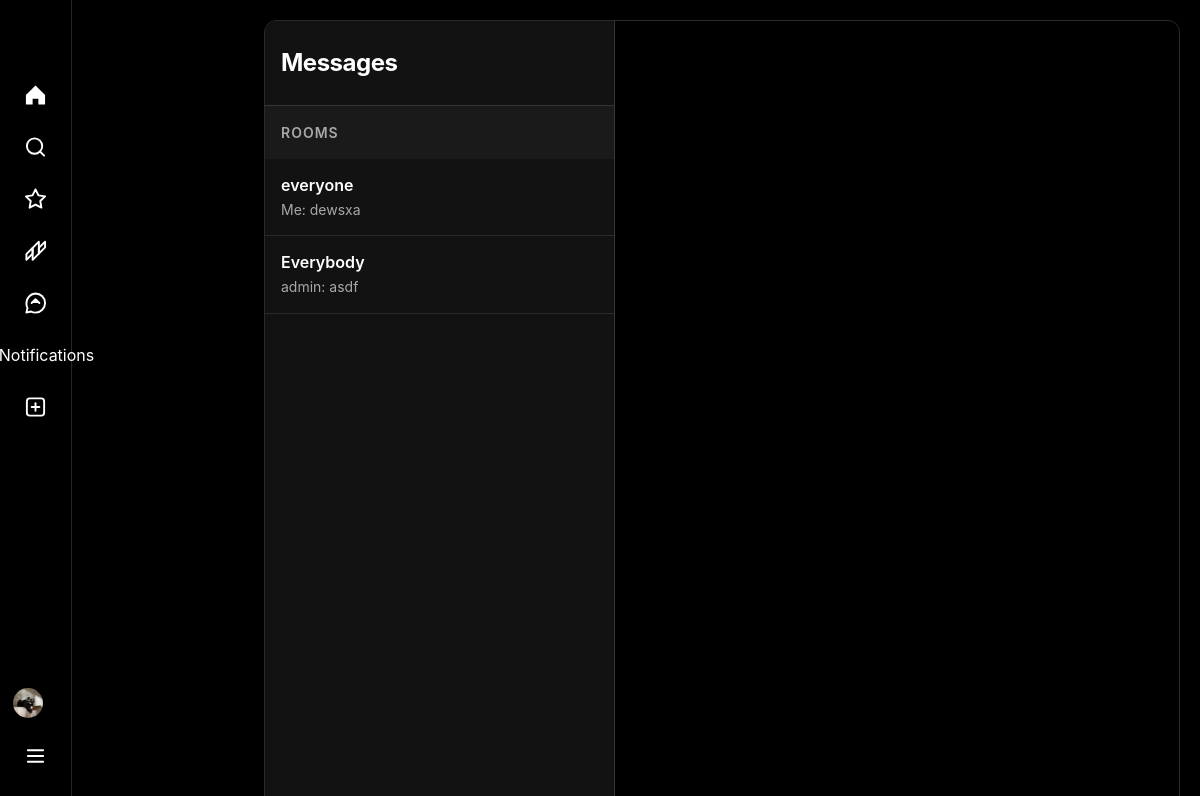
The app's page /chat/home/ (signed in), older data.
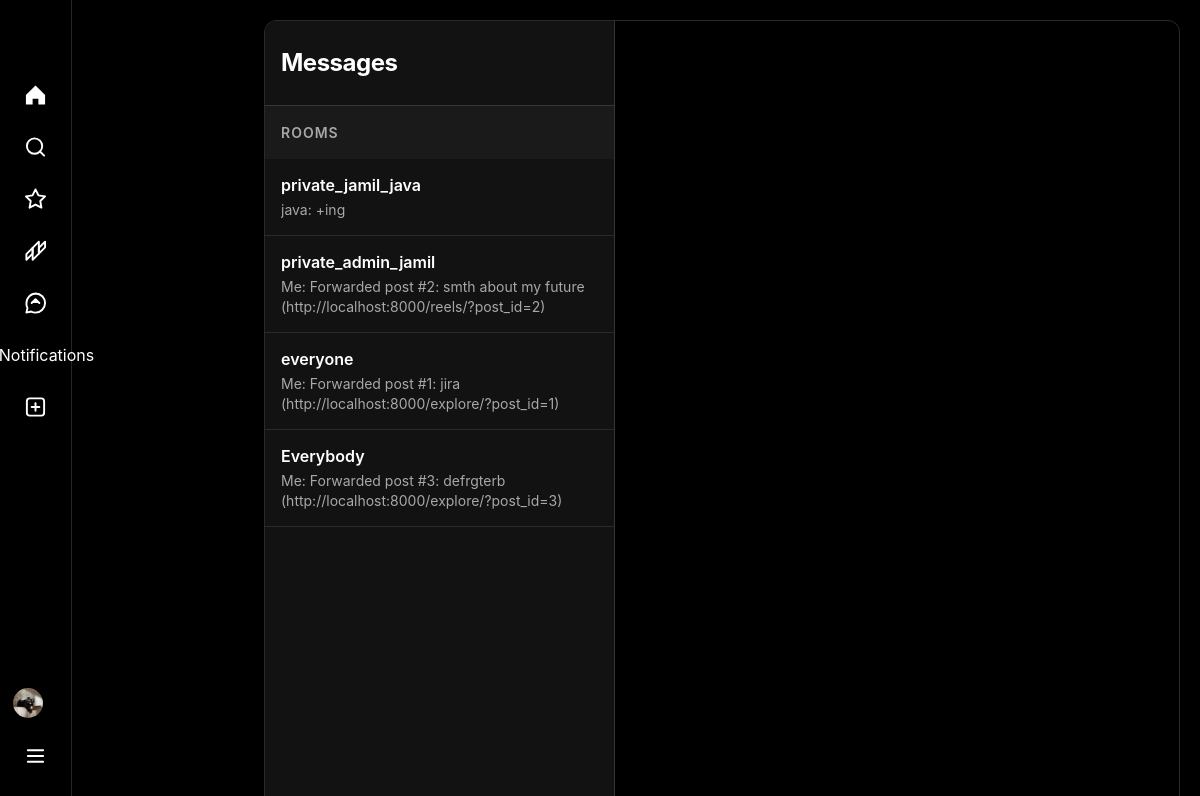
The same page, newer data.
### users/models.py (models this page shows, shortened)
class UserModel(AbstractUser):
    bio = models.CharField(max_length=255, null=True, blank=True)
    avatar = models.ImageField(upload_to='user/avatars/', null=True, blank=True)
    website = models.URLField(null=True, blank=True)
    class GenderChoice(models.TextChoices):
        MALE = 'MALE', 'Male'
        FEMALE = 'FEMALE', 'Female'
        NOT_GIVEN = "NOT_GIVEN", "Not given"
    gender = models.CharField(
        max_length=10,
        choices=GenderChoice.choices,
        default=GenderChoice.NOT_GIVEN,
        null=True,
        blank=True
    )

### chat/models.py (models this page shows, shortened)
class Room(models.Model):
    CHAT_TYPE_CHOICES = [
        ('private', 'Private'),
        ('public', 'Public'),
    ]
    room_name = models.CharField(max_length=100, unique=True)
    members = models.ManyToManyField(UserModel, related_name='chats')
    chat_type = models.CharField(max_length=10, choices=CHAT_TYPE_CHOICES, default='public')

class Message(models.Model):
    room = models.ForeignKey(Room, on_delete=models.CASCADE, related_name='messages')
    message = models.CharField(max_length=255)
    sender = models.ForeignKey(UserModel, on_delete=models.CASCADE)
    post = models.ForeignKey(PostModel, null=True, blank=True, on_delete=models.SET_NULL)
    created_at = models.DateTimeField(auto_now_add=True)

### chat/views.py (the view)
# urls.py: path('home/', views.chats_list, name='chats'),
def chats_list(request):
    rooms = request.user.chats.order_by('-room_name')
    users = UserModel.objects.exclude(id=request.user.id).order_by('username')
    q = request.GET.get("q")
    if q:
        users = users.filter(username__icontains=q)
    context = {
        'rooms': rooms,
        'users': users,
    }
    return render(request, 'chats.html', context)

### templates/chats.html (shortened to what this page needs)
{% extends "base.html" %}
{% load static %}
{% block content %}
<div class="messages-container">
    <div class="messages-sidebar">
        <div class="messages-header">
            <h2>Messages</h2>
        </div>
        <div class="rooms-header">Rooms</div>
        {% if filtered_queryset %}
        {% for query in filtered_queryset %}
        <div class="room-item">
            <a href="{% url 'room' room_name=query.room_name %}">
                <div class="room-name">{{ query.room_name }}</div>
                <div class="room-preview">
                    {% if query.messages.last.sender == request.user %}
                    Me: {{ query.messages.last.message }}
                    {% else %}
                    {{ query.messages.last.sender.username }}: {{ query.messages.last.message }}
                    {% endif %}
                </div>
            </a>
        </div>
        {% endfor %}
        {% else %}
        {% for room in rooms %}
        <div class="room-item">
            <a href="{% url 'room' room_name=room.room_name  %}">
                <div class="room-name">{{ room.room_name }}</div>
                <div class="room-preview">
                    {% if room.messages.last.sender == request.user %}
                    Me: {{ room.messages.last.message }}
                    {% else %}
                    {% if room.messages.last.sender.username %}
                    {{ room.messages.last.sender.username }}: {{ room.messages.last.message }}
                    {% else %}
                    Start a conversation
                    {% endif %}
                    {% endif %}
                </div>
            </a>
        </div>
        {% empty %}
        <div class="empty-state">
            <i class="fa-regular fa-comment-dots"></i>
            <p>No rooms yet</p>
            <p>Create a room to start messaging</p>
        </div>
        {% endfor %}
        {% endif %}
    </div>
</div>
{% endblock %}

### templates/base.html (shortened to what this page needs)
{% load static %}
<!DOCTYPE html>
<html lang="en">
<head>
    <link rel="stylesheet" href="{% static 'css/style.css' %}">
    <link
      rel="stylesheet"
      href="https://cdnjs.cloudflare.com/ajax/libs/font-awesome/6.5.1/css/all.min.css"
    /></head>
    <link rel="stylesheet" href="https://unpkg.com/leaflet@1.9.4/dist/leaflet.css" />
<body class="{% block body_class %}{% endblock %}">
    <div class="main-container">
        {% include 'header.html' %}
        <main class="main-content">
            {% block content %}{% endblock %}
        </main>
    </div>
</body>
</html>

### templates/header.html (shortened to what this page needs)
<nav class="sidebar">
    <div class="sidebar-logo">
    </div>
    <ul class="sidebar-nav">
        <li>
            <a href="{% url 'home' %}" class="{% block home_active %}{% endblock %}">
                <svg class="icon" viewBox="0 0 24 24" fill="none" stroke="currentColor" stroke-width="2">
                    <path d="M22 12.01L12.01 2L2 12.01V21C2 21.55 2.45 22 3 22H9V16H15V22H21C21.55 22 22 21.55 22 21V12.01Z"
                          stroke="none" fill="currentColor"/>
                </svg>
            </a>
        </li>
        <li>
            <a href="{% url 'search' %}" class="{% block search_active %}{% endblock %}">
                <svg class="icon" viewBox="0 0 24 24" fill="none" stroke="currentColor" stroke-width="2.5">
                    <circle cx="11" cy="11" r="8" stroke="currentColor" fill="none"/>
                    <path d="m21 21-4.35-4.35" stroke="currentColor" stroke-linecap="round"/>
                </svg>
            </a>
        </li>
        <li>
            <a href="{% url 'explore' %}" class="{% block explore_active %}{% endblock %}">
                <svg class="icon" viewBox="0 0 24 24" fill="none" stroke="currentColor" stroke-width="2">
                    <polygon
                            points="12,2 15.09,8.26 22,9.27 17,14.14 18.18,21.02 12,17.77 5.82,21.02 7,14.14 2,9.27 8.91,8.26 12,2"
                            stroke="currentColor" fill="none"/>
                </svg>
            </a>
        </li>
        <li>
            <a href="{% url 'reels' %}" class="{% block reels_active %}{% endblock %}">
            </a>
        </li>
        <li>
            <a href="{% url 'chats' %}" class="{% block messages_active %}{% endblock %}">
            </a>
        </li>
        <li>
            <a href="{% url 'notifications' %}" class="{% block notifications_active %}{% endblock %}">
                Notifications
            </a>
        </li>
        <li>
            <a href="{% url 'create' %}" class="{% block create_active %}{% endblock %}">
            </a>
        </li>
    </ul>
    <div class="sidebar-profile">
        {% if user.is_authenticated %}
        <a href="{% url 'profile' %}" class="{% block profile_active %}{% endblock %}">
            {% if user.avatar %}
            <img style="height: 30px; width: 30px; border-radius: 50%; object-fit: fit; margin-right: 15px;"
                 src="{{ user.avatar.url }}">
            {% endif %}
        </a>
        {% endif %}
    </div>
    <div class="sidebar-more">
        <a href="#" class="more-btn" id="more-btn">
        </a>
    </div>
</nav>

### static/css/style.css (style rules this page uses)
* { margin: 0; padding: 0; box-sizing: border-box; }
body { font-family: -apple-system, BlinkMacSystemFont, "Segoe UI", Roboto, Helvetica, Arial, sans-serif; background-color: #000; color: #fff; overflow-x: hidden; }
.main-container { display: flex; min-height: 100vh; max-width: 1200px; position: relative; }
.sidebar { width: 244px; background-color: #000; border-right: 1px solid #262626; position: fixed; height: 100vh; padding: 8px 12px 20px; z-index: 100; left: 0; top: 0; }
.sidebar-logo { padding: 25px 12px 16px; margin-bottom: 19px; }
.sidebar-nav { list-style: none; }
.sidebar-nav li { margin-bottom: 4px; }
.sidebar-nav a { display: flex; align-items: center; padding: 12px; color: #fff; text-decoration: none; border-radius: 8px; transition: background-color 0.2s; font-size: 16px; }
.sidebar-nav .icon { width: 24px; height: 24px; fill: currentColor; }
.sidebar-profile { position: absolute; bottom: 20px; left: 12px; right: 12px; }
.sidebar-profile a { display: flex; align-items: center; padding: 12px; color: #fff; text-decoration: none; border-radius: 8px; transition: background-color 0.2s; }
.main-content { flex: 1; margin-left: 244px; margin-right: 320px; max-width: 630px; padding: 20px; min-height: 100vh; }
.messages-container { display: flex; height: calc(100vh - 40px); border: 1px solid #262626; border-radius: 8px; overflow: hidden; margin: 0; }
.messages-sidebar { width: 350px; border-right: 1px solid #262626; background-color: #000; }
.messages-header { padding: 20px; border-bottom: 1px solid #262626; }
.messages-header h2 { font-size: 16px; font-weight: 600; color: #fff; }
@media (max-width: 1200px) { .main-container { max-width: none; } }
@media (max-width: 1200px) { .main-content { margin-right: 0; max-width: none; } }

### templates/header.html (style rules this page uses)
.sidebar { position: fixed; left: 0; top: 0; width: 245px; height: 100vh; background-color: #000; border-right: 1px solid #262626; padding: 8px 12px 20px 12px; display: flex; flex-direction: column; z-index: 100; }
.sidebar-logo { padding: 25px 12px 19px 12px; margin-bottom: 19px; }
.sidebar-nav { list-style: none; padding: 0; margin: 0; flex: 1; }
.sidebar-nav li { margin-bottom: 4px; }
.sidebar-nav a, .sidebar-profile a, .more-btn { display: flex; align-items: center; padding: 12px; color: #fff; text-decoration: none; border-radius: 8px; transition: all 0.2s ease; font-size: 16px; font-weight: 400; position: relative; }
.icon { width: 24px; height: 24px; margin-right: 16px; stroke: currentColor; fill: none; stroke-width: 2; transition: all 0.2s ease; stroke-linecap: round; stroke-linejoin: round; }
.sidebar-more { position: absolute; bottom: 20px; left: 12px; right: 12px; }
.more-btn { display: flex; align-items: center; padding: 12px; color: #fff; text-decoration: none; border-radius: 8px; transition: all 0.2s ease; font-size: 16px; position: relative; cursor: pointer; }
.sidebar-profile { position: absolute; bottom: 70px; left: 12px; right: 12px; }
.sidebar-profile a { display: flex; align-items: center; padding: 12px; color: #fff; text-decoration: none; border-radius: 8px; transition: all 0.2s ease; }
@media (max-width: 1264px) { .sidebar { width: 72px; } }
@media (max-width: 1264px) { .sidebar-nav a, .sidebar-profile a, .more-btn { justify-content: center; padding: 12px; } }
@media (max-width: 1264px) { .icon { margin-right: 0; } }

Row changes from the older to the newer data that the page shows:
added Room: room_name "private_jamil_java", messages.last.sender.username "java", messages.last.message "+ing"
added Room: room_name "private_admin_jamil", messages.last.message "Forwarded post #2: smth about my future (http://localhost:8000/reels/?post_id=2)"
computed for Room "everyone": messages.last.message "dewsxa" → "Forwarded post #1: jira (http://localhost:8000/explore/?post_id=1)"
shown differently, row unchanged: Room "Everybody": messages.last.sender.username "admin" → (not shown); messages.last.message "asdf" → "Forwarded post #3: defrgterb (http://localhost:8000/explore/?post_id=3)"; text ":" → "Me:"
